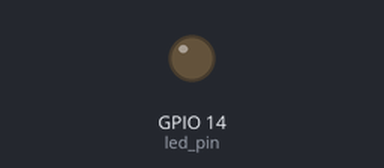
The program below on a simulated Raspberry Pi (BCM pin numbers). Parts: output pins drawn as LEDs (lit = HIGH).

Above: at 0.05 s.
At 2.55 s:
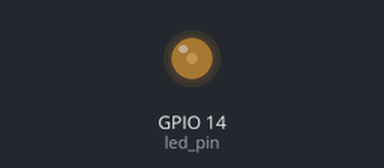
At 5.05 s:
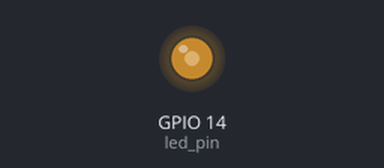
At 10.1 s:
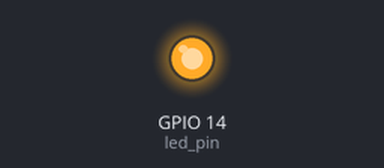
Timing chart, 0 to 15.7 s (numbered marks = the images above):
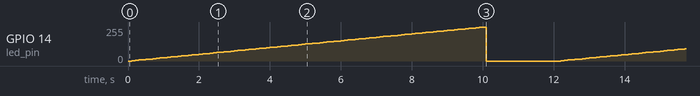

The program:

led_pwm.py
```python
import time, wiringpi as pi

led_pin = 14

pi.wiringPiSetupGpio()
pi.pinMode( led_pin, pi.OUTPUT )

pi.softPwmCreate( led_pin, 0, 100)
pi.softPwmWrite( led_pin, 0 )

while True:
    strong = 0
    while ( strong <= 100 ):
        pi.softPwmWrite( led_pin, strong )
        time.sleep(0.1)
        strong = strong + 1

    pi.softPwmWrite( led_pin, 0 )
    time.sleep(2)
```

Measured:
- by itself, GPIO 14 (led_pin): ramps from 0/255 to 255/255 and jumps back, once every 12.1 s
